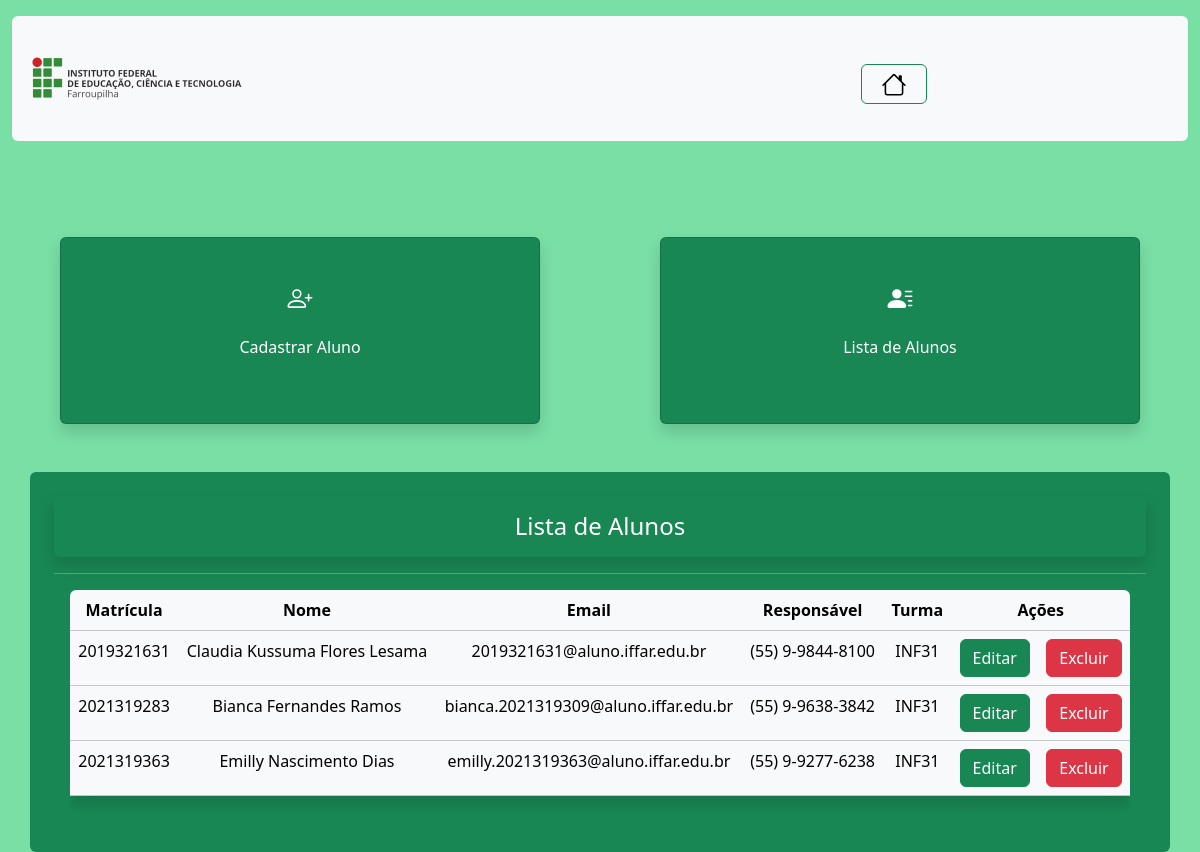
The page /Aluno/index_aluno.php?page=listar (signed in) on the database its author committed.
### tables this page shows
CREATE TABLE IF NOT EXISTS `aluno` (
  `matricula` char(10) NOT NULL,
  `nome` varchar(100) NOT NULL,
  `email` varchar(100) NOT NULL,
  `num_responsavel` varchar(16) NOT NULL,
  `foto` varchar(255) DEFAULT NULL,
  `ID_turma` int NOT NULL,
  PRIMARY KEY (`matricula`),
  KEY `ID_turma` (`ID_turma`) USING BTREE
);

CREATE TABLE IF NOT EXISTS `turma` (
  `ID_turma` int NOT NULL AUTO_INCREMENT,
  `nome_turma` char(6) NOT NULL,
  PRIMARY KEY (`ID_turma`)
);

### Aluno/listar_aluno.php (the view, shortened to what this page needs)
<div class="container-sm rounded p-4 text-bg-success text-center">
    <p class="p-3 h4 rounded shadow">Lista de Alunos</p>
    <hr>
    <?php
        $sql = "SELECT * FROM aluno AS al INNER JOIN turma AS tur
        ON al.ID_turma = tur.ID_turma";
        $result = $connect->query($sql);
        $qtLinhas = $result->num_rows;
        if($qtLinhas > 0){
            print "<div class='rounded table-responsive text-center m-3'>";
            print "<table class='table table-light table-hover shadow'>";
            print "<tr>";
            print "<th> Matrícula </td>";
            print "<th> Nome </td>";
            print "<th> Email </td>";
            print "<th> Responsável </td>";
            print "<th> Turma </th>";
            print "<th colspan='2'> Ações </th>";
            print "</tr>";
            while($row = $result->fetch_object()){
            print "<tr>";
            print "<td>" . $row->matricula . "</td>";
            print "<td>" . $row->nome . "</td>";
            print "<td>" . $row->email . "</td>";
            print "<td>" . $row->num_responsavel . "</td>";
            print "<td>" . $row->nome_turma . "</td>";
            print "<td>
                    <button onclick=\"location.href='?page=editar&matricula=".$row->matricula. "';\" class='btn btn-success'>Editar</button> </td>";
            print "<td>
                    <button onclick=\"if(confirm('Tem Certeza de que Deseja Excluir este Aluno?'))
                    {location.href='?page=salvar&acao=excluir&matricula=".$row->matricula. "';}
                    else{false;}\" class='btn btn-danger'>Excluir</button>
                    </td>";
            print "</tr>";
            }
            print "</table>";
            print "</div>";
        } else {
            print "<p class='alert alert-danger'> Não Foram Encontrados Resultados!</p>";
        }
    ?>
</div>

### rows shown on the page
aluno: matricula "2019321631", nome "Claudia Kussuma Flores Lesama", email "2019321631@aluno.iffar.edu.br", num_responsavel "(55) 9-9844-8100", ID_turma.nome_turma "INF31"
aluno: matricula "2021319283", nome "Bianca Fernandes Ramos", email "bianca.2021319309@aluno.iffar.edu.br", num_responsavel "(55) 9-9638-3842", ID_turma.nome_turma "INF31"
aluno: matricula "2021319363", nome "Emilly Nascimento Dias", email "emilly.2021319363@aluno.iffar.edu.br", num_responsavel "(55) 9-9277-6238", ID_turma.nome_turma "INF31"
